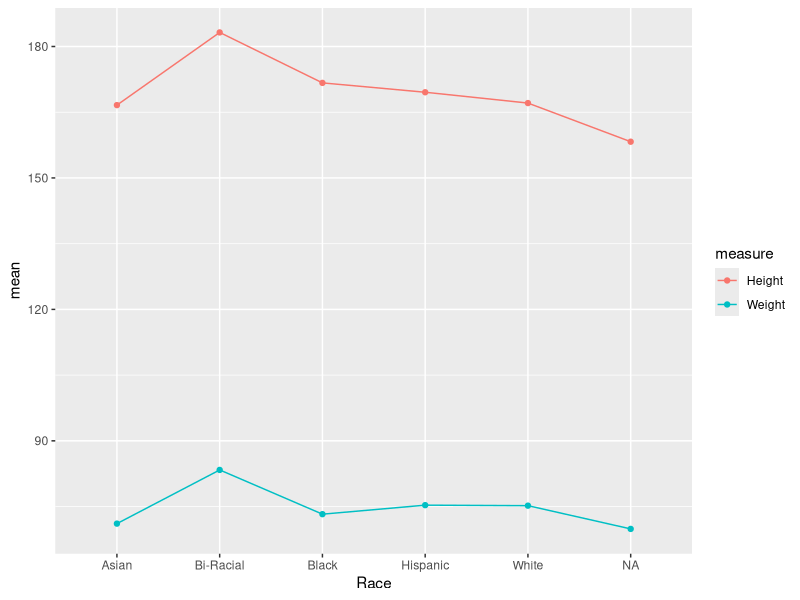

Here is the R script that generated this plot:
## ---- chunk 1
library( tidyverse)
## ---- chunk 2

patients <- read_tsv("patient-data-cleaned.txt")

## ---- chunk 3
patients
## ---- chunk 4
summarize(patients, mean(Height))
## ---- chunk 5
mean(patients$Height)
## ---- chunk 6

summarize( patients, average=mean(Height), standard_deviation=sd(Height))

## ---- chunk 7
summarise( patients, correlation=cor( Height, Weight))
## ---- chunk 8
summarise_all( patients, funs( mean))
## ---- chunk 9
summarise_at( patients, vars(Height, Weight), funs(mean))

## ---- chunk 10
summarise_if( patients, is.numeric, funs(mean))
## ---- chunk 11
summarise_at( patients, vars(Height, Weight), mean)
## ---- chunk 12
summarise_at( patients, vars(Height, Weight), funs(mean, sd))
## ---- chunk 13
patients %>% 
  select( Height, Weight) %>% 
  summarise_all( funs( ave=mean, stdev=sd))

## ---- chunk 14

summarise_at(patients, vars(-ID:-Smokes, -State:-Died), funs(mean))

## ---- chunk 15

summarise_at( patients, vars( starts_with( 'BM')), funs(mean))

summarise_at( patients, vars( ends_with( 'ight')), funs(mean))

# use regular expression to select columns on which to operate
summarise_at( patients, vars( matches( '[HW]eight')), funs( mean))

# use one_of if you have a vector of column names

columns <- c( 'Height', 'Weight', 'Age')

summarise_at( patients, vars( one_of(columns)), funs(mean))

# alternatively, and more concisely, just pass the vector of columns names

summarise_at( patients, vars( columns), funs(mean))

## ---- chunk 16

mutate_at( patients, vars( Height), funs( ./ 100))

## ---- chunk 17
mutate_at(patients, vars(Height, Weight), funs(round(., digits = 1)))
## ---- chunk 18

summarise(patients, mean(Height))

patients %>% summarise( mean(Height))

## ---- chunk 19

patients %>% group_by( Race) %>% summarise( mean(Height))
## ---- chunk 20

patients %>% group_by( Race) %>% summarise( n(), mean(Height), sd(Height))

## ---- chunk 21

patients %>% 
  group_by( Race) %>% 
  summarise(
    N=n(),
    `Average height`=mean(Height)
    
  ) %>% 
  mutate_at(vars(`Average height`), funs(round(., digits = 2)))

## ---- chunk 22

patients %>% group_by(Race) %>% summarise( N=n())

patients %>% group_by( Race) %>% count()

## ---- chunk 23
patients %>% group_by( Race) %>% summarise_at( vars(Height, Weight), funs(mean))

## ---- chunk 24
 patients %>% group_by( Race) %>% 
  summarise_at( vars(Height, Weight), funs(mean)) %>% 
  gather( measure, mean, -Race) %>% 
  ggplot(aes(x = Race, y = mean, color = measure, group=measure)) + geom_point() + geom_line()
  
## ---- chunk 25

patients %>% group_by(Race) %>% summarise(correlation = cor(Height, Weight))
## ---- chunk 26
class(patients)
## ---- chunk 27
patients_grouped <- patients %>%  group_by( Race)
class(patients_grouped)
## ---- chunk 28
groups(patients_grouped)
## ---- chunk 29
patients_ungroped <- ungroup(patients_grouped)
class(patients_ungroped)
groups(patients_ungroped)

## ---- chunk 30
band_members
band_instruments
## ---- chunk 31
left_join(band_members, band_instruments, by = "name")
## ---- chunk 32
right_join(band_members, band_instruments, by = "name")
## ---- chunk 33
inner_join(band_members, band_instruments, by = "name")
## ---- chunk 34
full_join(band_members, band_instruments, by = "name")
## ---- chunk 35
band_instruments2
left_join(band_members, band_instruments2, by = c("name" = "artist"))
## ---- chunk 36
df1 <- data_frame(
  name = c("Mick",   "John",    "Paul",    "Paul"),
  band = c("Stones", "Beatles", "Beatles", "Wings")
)
df2 <- data_frame(
  name =  c("John",   "Paul", "Paul",   "Keith"),
  plays = c("guitar", "bass", "guitar", "guitar")
)

left_join(df1, df2, by = "name")

## ---- chunk 37

df1 <- data_frame(
  forename = c("Mick",   "John",    "Paul",      "John"),
  surname =  c("Jagger", "Lennon",  "McCartney", "Squire"),
  band =     c("Stones", "Beatles", "Beatles",   "Roses")
)

df2 <- data_frame(
  forename = c("John",   "Paul",      "Keith",    "John"),
  surname =  c("Lennon", "McCartney", "Richards", "Squire"),
  plays =    c("guitar", "bass",      "guitar",   "guitar")
)
left_join(df1, df2, by = c("forename", "surname"))

## ---- chunk 38
# semi_join returns all rows from the first table where there are matches in the other table
semi_join(band_members, band_instruments, by = "name")

## ---- chunk 39
# anti_join returns all rows where there is no match in the other table
anti_join(band_members, band_instruments, by = "name")
## ---- chunk 40
diabetes <- read.delim("diabetes.txt", stringsAsFactors = FALSE)
diabetes
